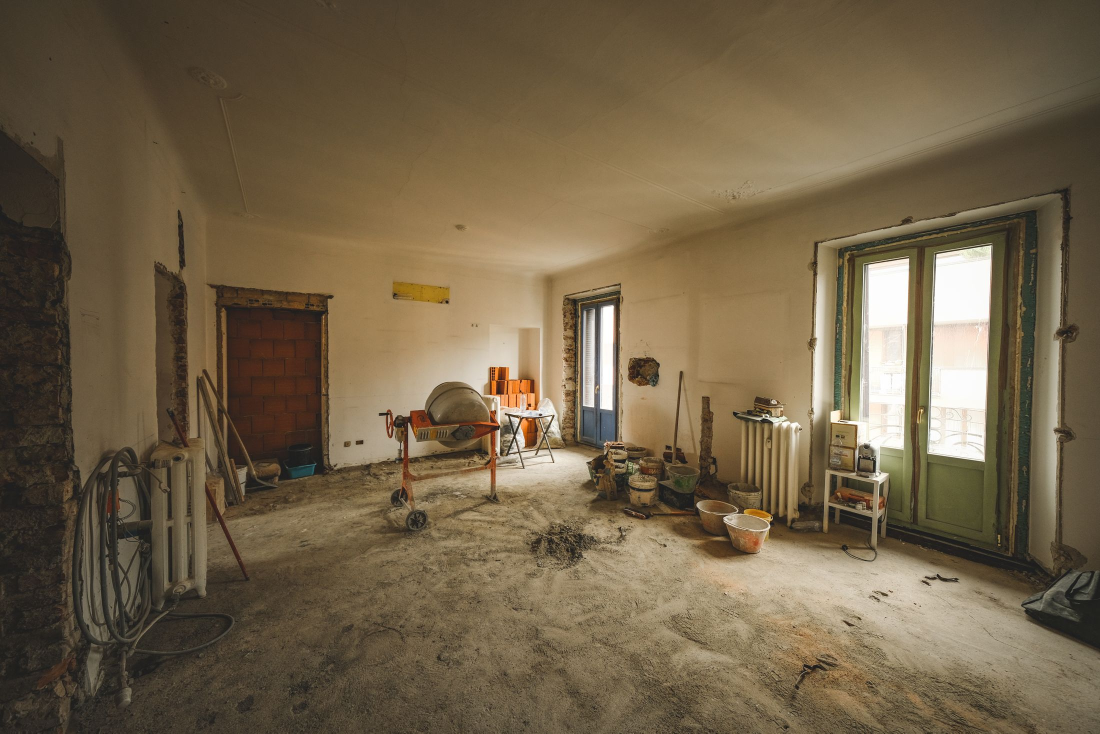
#> input picture sources/originaux/15798784.jpg, 2200 x 1467 px (shown at 1/2 size); its folder holds 4 pictures in this run
$ python images.py
#> lines starting #> are read from the running program, lines starting #| are printed output that depends on the picture
# Recadre et compresse les photos Pexels (originaux/) vers assets/img/.
import os, sys
from PIL import Image
here = os.path.dirname(os.path.abspath(__file__))
src = os.path.join(here, 'originaux'); dst = os.path.join(here, '..', 'assets', 'img')
MAP = {
  '15798784': 'echoppe-chantier', '7587859': 'echoppe-livree', '19866428': 'echoppe-detail',
  '3990359': 'cuisine-chantier', '6580220': 'cuisine-livree',
  '4756489': 'sdb-chantier', '15369789': 'sdb-livree',
  '5973909': 'trait', '4263067': 'pose-parquet', '15066939': 'batons-rompus',
}
for pid, name in MAP.items():
  im = Image.open(os.path.join(src, pid + '.jpg')).convert('RGB')
#> im is the input picture: PIL image 2200x1467 RGB; mean R, G, B 113.6, 97.7, 72.4
  w, h = im.size
#> w = 2200; h = 1467
  if h / w > 2/3 + .01:  # ramène au 3:2
    nh = int(w * 2/3); top = (h - nh) // 2; im = im.crop((0, top, w, top + nh))
  for tw in (1800, 900):
    r = im.resize((tw, int(im.size[1] * tw / im.size[0])), Image.LANCZOS)
    r.save(os.path.join(dst, f'{name}-{tw}.webp'), 'WEBP', quality=74 if tw > 1000 else 72, method=6)
#> this loop made 2 passes
#> pass 2, `r = im.resize((tw, int(im.size[1] * tw / im.size[0])), Image.LANCZOS)`:
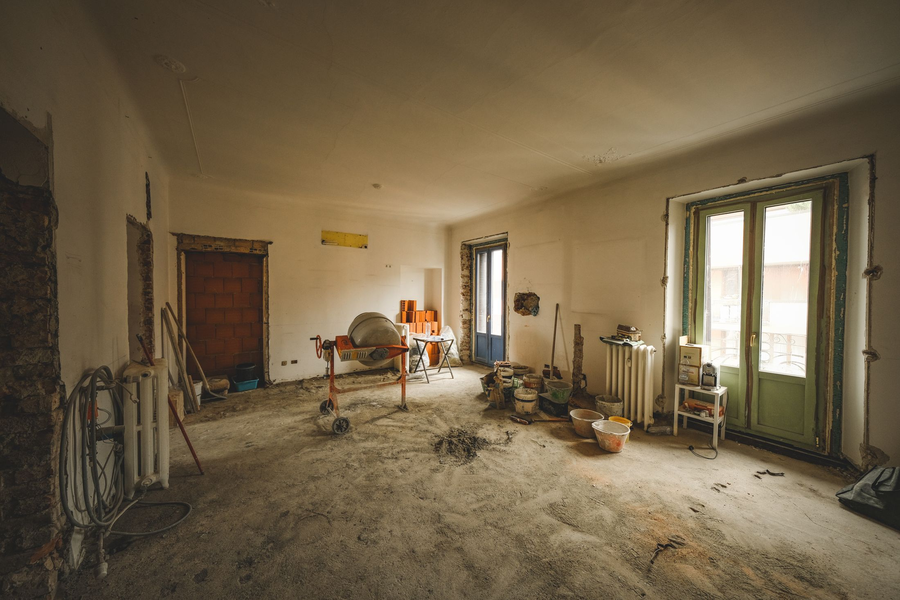
#> r: PIL image 900x600 RGB; mean R, G, B 113.6, 97.7, 72.4
#> (the run stopped early here; a loop or call above may not have finished)
